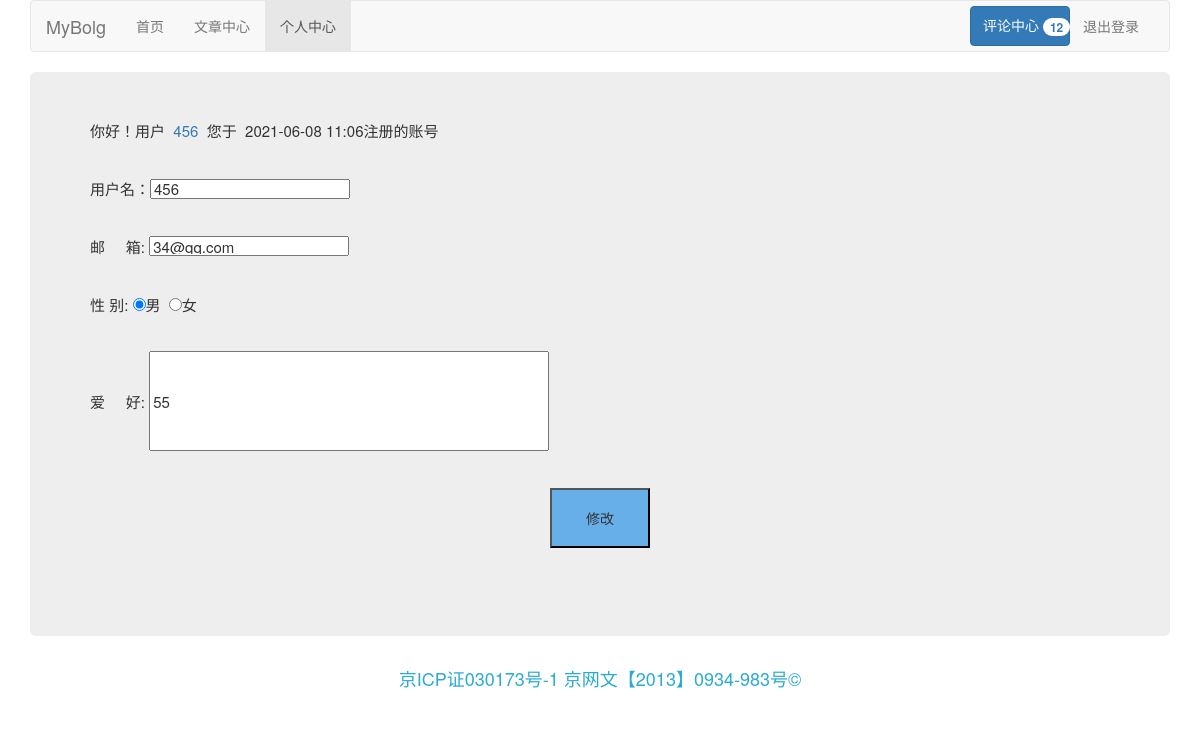
Screenshot of /person/ (signed in) with the database file from the repository.
### blog/models.py (models this page shows, shortened)
class UserProfile(AbstractUser):
    gender = (
        ('male', "男"),
        ('female', "女")
    )
    username = models.CharField(max_length=45, unique=True)
    password = models.CharField(max_length=45)
    email = models.EmailField(unique=True)
    sex = models.CharField(max_length=32, choices=gender, default="male")
    create_time = models.DateTimeField(auto_now_add=True)
    hobby = models.TextField()
    class Meta:
        verbose_name_plural=verbose_name = '用户信息'

### blog/views.py (the view, shortened to what this page needs)
# urls.py: path('person/', views.person),
def person(request):
    if not request.user.is_authenticated:
        return redirect('/login/')
    p = request.user
    return render(request, "personal.html", {'p': p, "current": 'person', 'count': census(request)})

### blog/views.py (called while the page is built)
def census(request):
    user = request.user
    article = models.Article.objects.filter(author=user).all()
    chen = 0
    dan = 0
    for i in article:
        comment = models.Comment.objects.filter(undiscuss=True, article=i).all()
        a = len(comment)
        chen = chen+a
        for c in comment:
            b = len(models.CommentReply.objects.filter(unreply=True, comment=c).all())
            dan = dan+b
    count1 = chen+dan
    return count1

### blog/templates/personal.html (shortened to what this page needs)
{% extends "base.html" %}
{% block content %}
    <div class="jumbotron">
        <form class="form-signin" action="" method="post">
            <p style="font-size: 15px;">
               你好！用户&nbsp;&nbsp;<a>{{ p.username }}</a>&nbsp;&nbsp;您于&nbsp;&nbsp;{{ p.create_time | date:"Y-m-d H:m"}}注册的账号<br><br>
            </p>
            <p style="font-size: 15px;">
               用户名：<input type="text" name="username" value="{{ p.username }}" style="height: 20px;width: 200px;" placeholder=请输入新用户名 ><br><br>
            </p>
            <p style="font-size: 15px;">
               邮&nbsp;&nbsp;&nbsp;&nbsp;&nbsp;箱:
               <input type="text" name="email"  value="{{ p.email }}" style=" height: 20px;width: 200px;" placeholder=请输入新邮箱地址 ><br><br>
            </p>
            <p style="font-size: 15px;">
                性&nbsp;别:
                <input type="radio" checked="checked" name="sex" value="male"  />男&nbsp;&nbsp;<input id="woman" type="radio" name="sex" value="female"/>女<br><br>
            </p>
            <p style="font-size: 15px;">
                爱&nbsp;&nbsp;&nbsp;&nbsp;&nbsp;好:
                <input type="text" name="hobby"  value="{{ p.hobby }}" style=" height: 100px;width: 400px;" placeholder=请输入要修改的信息 ><br><br>
            </p>
            <div style="text-align: center;">
                <button  style="height: 60px;width: 100px; background-color: #66afe9"  type="submit">修改</button>
            </div>
            <br>
            <br>
        </form>
  </div>
{% endblock %}

### rows the page displays
UserProfile: username "456", create_time "2021-06-08 11:06", email "34@qq.com", hobby "55"

### other values shown
{{ count }} "12"
